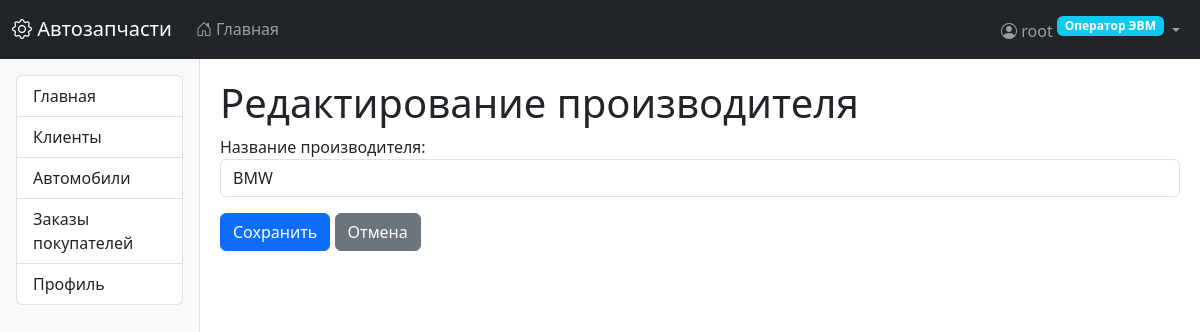
Page /parts/manufacturers/1/update/ (signed in) on the committed database.
### users/models.py (models this page shows, shortened)
class CustomUser(AbstractUser):
    class Role(models.TextChoices):
        OPERATOR = 'operator', _('Оператор ЭВМ')
        PARTS_MANAGER = 'parts_manager', _('Менеджер по деталям')
        ORDERS_MANAGER = 'orders_manager', _('Менеджер по заказам')
        SUPPLY_MANAGER = 'supply_manager', _('Менеджер по поставкам')
        STOREKEEPER = 'storekeeper', _('Кладовщик')
        DELIVERY_MANAGER = 'delivery_manager', _('Начальник службы доставки')
        DRIVER = 'driver', _('Водитель службы доставки')
    role = models.CharField(
        max_length=20,
        choices=Role.choices,
        default=Role.OPERATOR,
        verbose_name=_('Роль')
    )
    phone = models.CharField(max_length=20, blank=True, null=True, verbose_name=_('Телефон'))
    address = models.TextField(blank=True, null=True, verbose_name=_('Адрес'))
    delivery_preference = models.BooleanField(
        default=False,
        verbose_name=_('Требуется доставка')
    )
    groups = models.ManyToManyField(
        Group,
        verbose_name=_('Группы'),
        blank=True,
        related_name="custom_user_set",
        related_query_name="custom_user",
    )
    user_permissions = models.ManyToManyField(
        Permission,
        verbose_name=_('Права пользователя'),
        blank=True,
        related_name="custom_user_set",
        related_query_name="custom_user",
    )
    class Meta:
        verbose_name = _('Пользователь')
        verbose_name_plural = _('Пользователи')

### parts/models.py (models this page shows, shortened)
class Manufacturer(models.Model):
    name = models.CharField('Название производителя', max_length=100, unique=True)
    class Meta:
        verbose_name = 'Производитель'
        verbose_name_plural = 'Производители'

### parts/views.py (the view)
# urls.py: path('manufacturers/<int:pk>/update/', views.ManufacturerUpdateView.as_view(), name='manufacturer_update'),
class ManufacturerUpdateView(LoginRequiredMixin, RoleRequiredMixin, UpdateView):
    model = Manufacturer
    form_class = ManufacturerForm
    template_name = 'parts/manufacturer_form.html'
    success_url = reverse_lazy('manufacturer_list')
    allowed_roles = ['parts_manager']

### parts/forms.py
class ManufacturerForm(forms.ModelForm):
    class Meta:
        model = Manufacturer
        fields = ['name']
        widgets = {
            'name': forms.TextInput(attrs={'class': 'form-control'}),
        }

### core/mixins.py (called while the page is built)
    def test_func(self):
        if not self.request.user.is_authenticated:
            return False
        if self.request.user.is_superuser:
            return True
        if self.request.user.role in self.allowed_roles:
            return True
        raise PermissionDenied("У вас нет прав для доступа к этой странице")

### templates/parts/manufacturer_form.html (shortened to what this page needs)
{% extends "base.html" %}
{% block content %}
<h1>{% if object %}Редактирование производителя{% else %}Добавление нового производителя{% endif %}</h1>
<form method="post">
    <div class="mb-3">
        {{ form.name.label_tag }}
        {{ form.name }}
    </div>
    <button type="submit" class="btn btn-primary">Сохранить</button>
    <a href="{% url 'manufacturer_list' %}" class="btn btn-secondary">Отмена</a>
</form>
{% endblock %}

### templates/base.html (shortened to what this page needs)
<!DOCTYPE html>
<html lang="ru">
<head>
    <link href="https://cdn.jsdelivr.net/npm/bootstrap@5.3.0/dist/css/bootstrap.min.css" rel="stylesheet">
    <link rel="stylesheet" href="https://cdn.jsdelivr.net/npm/bootstrap-icons@1.10.0/font/bootstrap-icons.css">
</head>
<body>
    <nav class="navbar navbar-expand-lg navbar-dark bg-dark">
        <div class="container-fluid">
            <a class="navbar-brand" href="{% url 'home' %}">
                <i class="bi bi-gear"></i> Автозапчасти
            </a>
            <div class="collapse navbar-collapse" id="navbarMain">
                <ul class="navbar-nav me-auto">
                    <li class="nav-item">
                        <a class="nav-link" href="{% url 'home' %}">
                            <i class="bi bi-house-door"></i> Главная
                        </a>
                    </li>
                </ul>
                <ul class="navbar-nav ms-auto">
                    {% if user.is_authenticated %}
                    <li class="nav-item dropdown">
                        <a class="nav-link dropdown-toggle" href="#" role="button" data-bs-toggle="dropdown">
                            <i class="bi bi-person-circle"></i>
                            {{ user.get_full_name|default:user.username }}
                            <span class="badge bg-info role-badge">{{ user.get_role_display }}</span>
                        </a>
                    </li>
                    {% else %}
                    <li class="nav-item">
                        <a class="nav-link" href="{% url 'login' %}">
                            <i class="bi bi-box-arrow-in-right"></i> Войти
                        </a>
                    </li>
                    {% endif %}
                </ul>
            </div>
        </div>
    </nav>
    <div class="container-fluid">
        <div class="row">
            {% if user.is_authenticated %}
            <div class="col-md-2 sidebar p-3">
                <div class="list-group">
                    {% for item in menu_items %}
                    <a href="{{ item.url }}" class="list-group-item list-group-item-action">
                        {{ item.title }}
                    </a>
                    {% endfor %}
                </div>
            </div>
            <div class="col-md-10 main-content">
            {% else %}
            <div class="col-12 main-content">
            {% endif %}
                {% block content %}{% endblock %}
            </div>
        </div>
    </div>
</body>
</html>

### templates/base.html (style rules this page uses)
.sidebar { min-height: calc(100vh - 56px); background-color: #f8f9fa; border-right: 1px solid #dee2e6; }
.main-content { padding: 20px; }
.role-badge { font-size: 0.75rem; vertical-align: super; }

### rows in the picture
CustomUser: get_full_name "root", role "Оператор ЭВМ"
Manufacturer: name "BMW"

### other values in the picture
{{ item.title }} "Главная" "Клиенты" "Автомобили" "Заказы покупателей" "Профиль"
